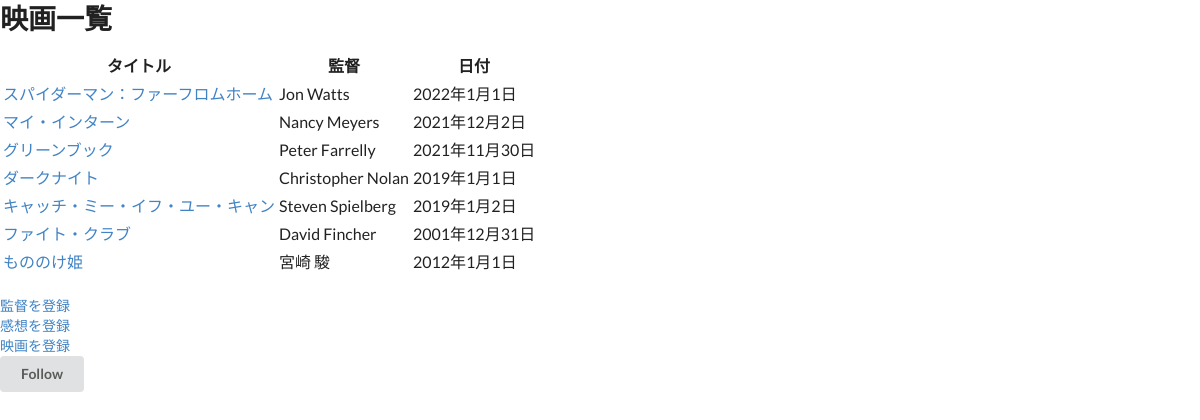
The app's page /app2/top with its own data.
### app2/models.py (models this page shows, shortened)
class Movie(models.Model):
    title      = models.CharField(max_length=100, verbose_name="タイトル")
    watch_date = models.DateField()
    director   = models.ForeignKey(Director, on_delete=models.CASCADE, verbose_name="監督", related_name='movie') # Director表から紐付け

class Director(models.Model):
    name = models.CharField(max_length=100, verbose_name="監督") # 監督名をnameフィールドに入れる
    def __str__(self):
        return self.name

### app2/views.py (the view)
# urls.py: path('top', views.IndexView.as_view(), name='index'), # ex: /app2/
class IndexView(generic.ListView):
    template_name       = 'app2/index.html'   # ③ index.htmlに情報を渡す
    context_object_name = 'movie_list'        # ② 集めた情報の名前を'movie_list'にして
    queryset            = Movie.objects.all() # ① modelから情報を取り出して

### templates/app2/index.html (shortened to what this page needs)
<link rel="stylesheet" type="text/css" href="https://cdnjs.cloudflare.com/ajax/libs/semantic-ui/2.3.3/semantic.min.css">
{% if movie_list %}
    <h1>映画一覧</h1>
    <table>
        <tr>
            <th>タイトル</th>
            <th>監督</th>
            <th>日付</th>
        </tr>
        {% for movie in movie_list %}
        <tr><td><a href="{% url 'app2:movie_detail' movie.id %}">{{ movie.title }}</a></td>
            <td>{{ movie.director }}</td>
            <td>{{ movie.watch_date }}</td>
        </tr>
        {% endfor %}
    </table>
    <a href="{% url 'app2:add_director' %}">監督を登録</a>
    <a href="{% url 'app2:add_log' %}">感想を登録</a>
    <a href="{% url 'app2:add_movie' %}">映画を登録</a>
    <button class="ui button">Follow</button>
{% else %}
    <p>No available.</p>
{% endif %}

### records on screen
Movie: title "スパイダーマン：ファーフロムホーム", director "Jon Watts", watch_date "2022年1月1日"
Movie: title "マイ・インターン", director "Nancy Meyers", watch_date "2021年12月2日"
Movie: title "グリーンブック", director "Peter Farrelly", watch_date "2021年11月30日"
Movie: title "ダークナイト", director "Christopher Nolan", watch_date "2019年1月1日"
Movie: title "キャッチ・ミー・イフ・ユー・キャン", director "Steven Spielberg", watch_date "2019年1月2日"
Movie: title "ファイト・クラブ", director "David Fincher", watch_date "2001年12月31日"
Movie: title "もののけ姫", director "宮崎 駿", watch_date "2012年1月1日"
